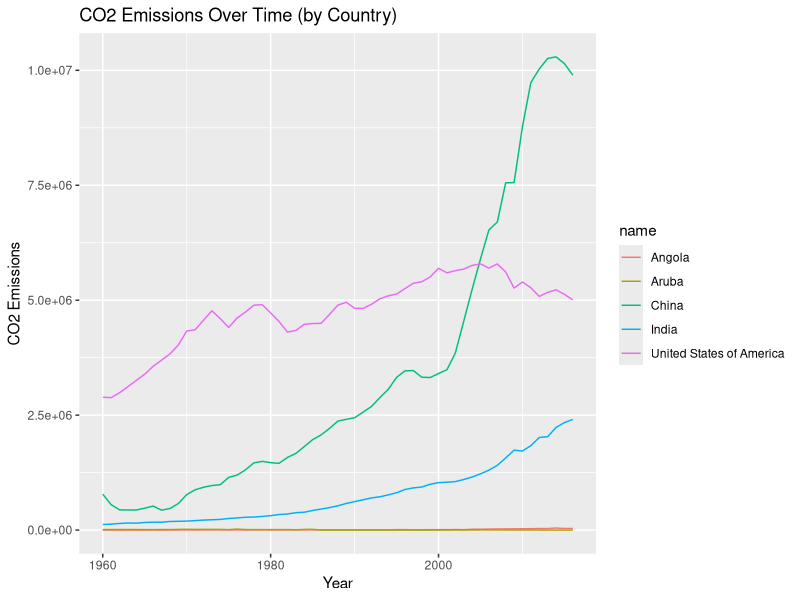
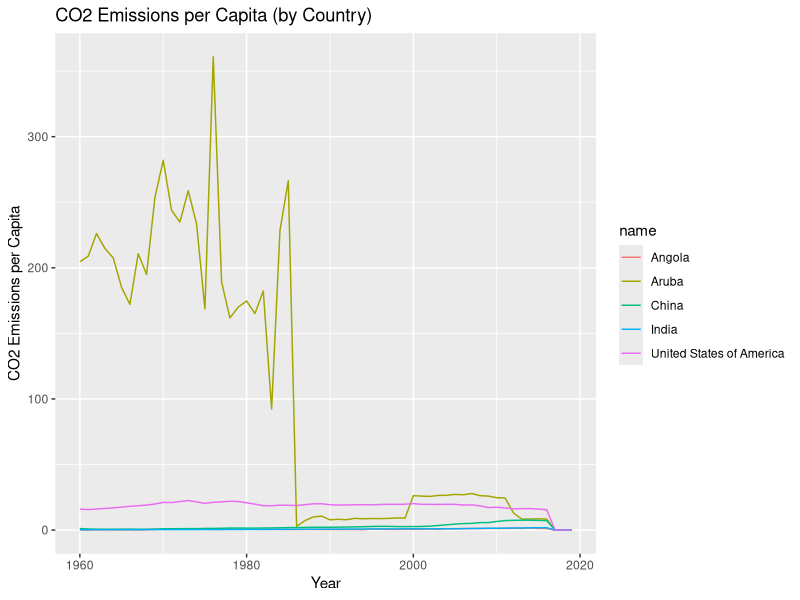
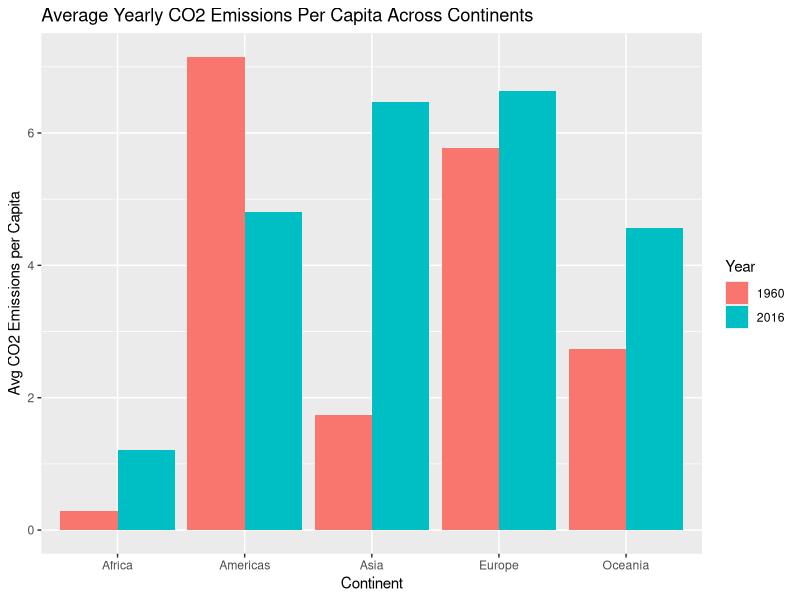
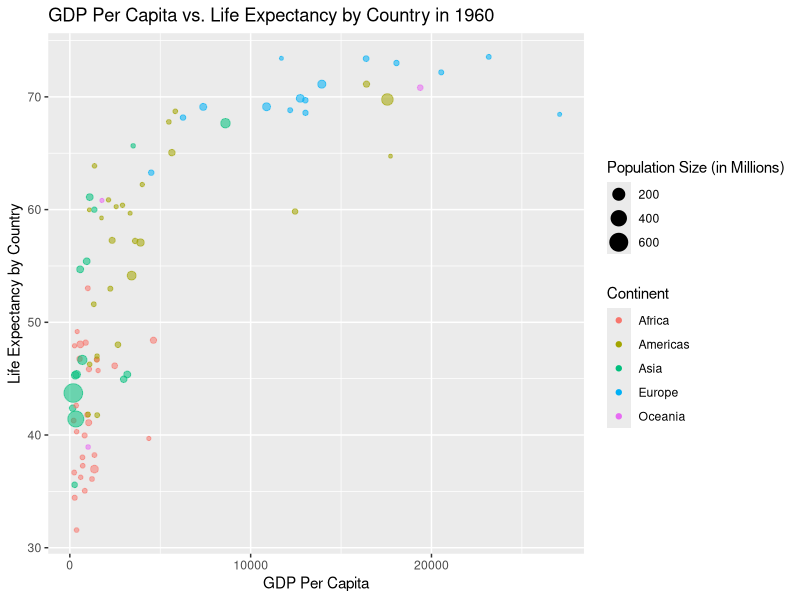
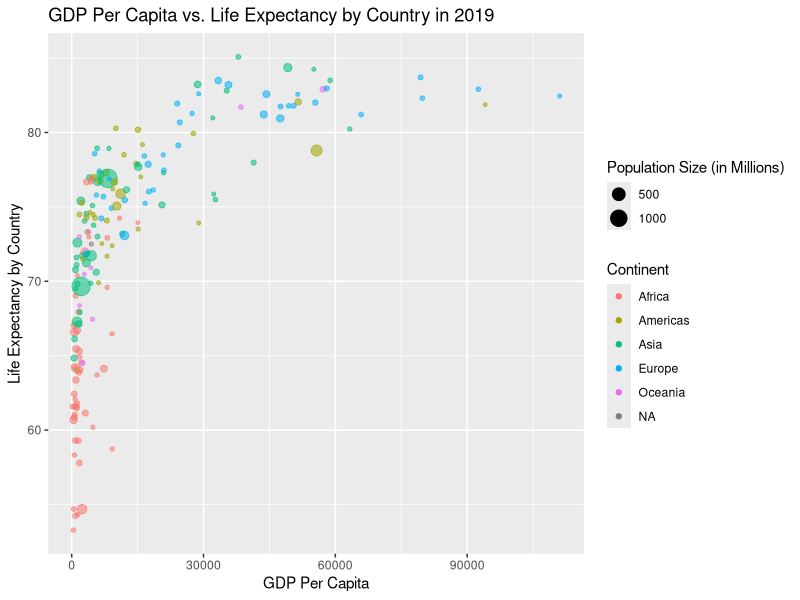
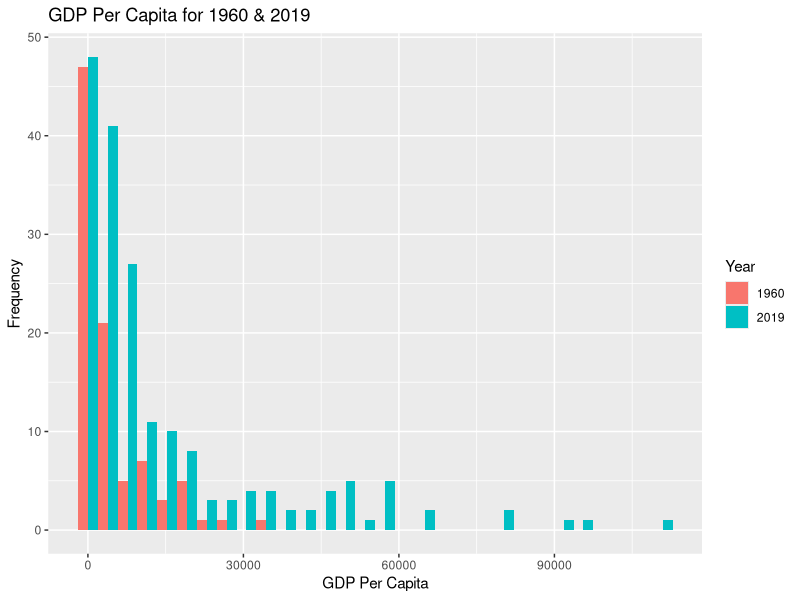

Write the R code that produced these figures, in order.
## ---- chunk 1
  library(tidyverse)
  library(readr)
  library(ggplot2)
  library(dplyr)
  file <- read_delim("gapminder.csv")
## ---- chunk 2
  file %>%
    dim()
## ---- chunk 3
  file %>%
    sample_n(5)
## ---- chunk 4
file %>%
  summarize(uniqueByIso3 = n_distinct(iso3), uniqueByIso2 = n_distinct(iso2), 
            uniqueByName = n_distinct(name))
## ---- chunk 5
file %>%
  group_by(iso2)  %>%
  summarize(num = n_distinct(name)) %>%
  arrange(desc(num))
## ---- chunk 6
file %>%
  group_by(name)  %>%
  summarize(num = n_distinct(iso3)) %>%
  arrange(desc(num))
## ---- chunk 7
  file %>%
    filter(!is.na(time)) %>%
    summarize(minYear = min(time), maxYear = max(time))
## ---- chunk 8
missingCO2 <- file %>%
  group_by(time) %>%
  summarize(total = sum(is.na(co2))) %>%
  arrange(rank(desc(total)))

missingCO2 %>%
  top_n(10)
## ---- chunk 9
missingCO2_PC <- file %>%
  group_by(time) %>%
  summarize(total = sum(is.na(co2_PC))) %>%
  arrange(rank(desc(total)))

missingCO2_PC %>%
  top_n(10)
## ---- chunk 10
overtime <- file %>%
  filter(name == "China" | name == "India" | name == "United States of America" | name == "Aruba" | name == "Angola", !is.na(co2), !is.na(name)) %>%
  select(name, time, co2) %>%
  group_by(time) 
  
ggplot(overtime, aes(x = time, y = co2, col = name)) +
  geom_line() +
  xlab("Year") + 
  ylab("CO2 Emissions") +
  ggtitle("CO2 Emissions Over Time (by Country)")
## ---- chunk 11
by_country <- file %>%
  filter(name == "China" | name == "India" | name == "United States of America" | name == "Aruba" | name == "Angola") %>%
  group_by(name, time) %>%
  summarize(co2_pc = sum(co2_PC, na.rm=TRUE))

ggplot(by_country, aes(x = time, y = co2_pc, col = name)) +
    geom_line() +
    xlab("Year") + 
    ylab("CO2 Emissions per Capita") +
    ggtitle("CO2 Emissions per Capita (by Country)")
## ---- chunk 12
file %>%
  filter(time %in% c(1960, 2016), !is.na(region), !is.na(co2_PC)) %>%
  group_by(time, region) %>%
  summarize(avgCO2_PC = mean(co2_PC))
## ---- chunk 13
file %>%
  filter(time %in% c(1960, 2016), !is.na(region), !is.na(co2_PC)) %>%
  group_by(time, region) %>%
  summarize(avgCO2_PC = mean(co2_PC)) %>%
  ggplot(aes(x = region, y = avgCO2_PC, fill=factor(time))) +
  geom_col(position = "dodge") +
    labs(title = "Average Yearly CO2 Emissions Per Capita Across Continents", 
         x = "Continent", y = "Avg CO2 Emissions per Capita") + 
    scale_fill_discrete(name = "Year")
## ---- chunk 14
file %>%
  filter(!is.na(co2_PC), !is.na(name),!is.na(region), time == "2016") %>%
  group_by(region, name) %>%
  summarize(avg_CO2 = mean(co2_PC)) %>%
  arrange(rank(desc(region))) %>%
  group_by(region) %>%
  select(region, name, avg_CO2) %>%
  top_n(3) 
## ---- chunk 15
file %>%
  filter(!is.na(co2_PC), !is.na(name),!is.na(region), time == "2016") %>%
  group_by(region, name) %>%
  summarize(avg_CO2 = mean(co2_PC)) %>%
  arrange(rank(desc(region))) %>%
  group_by(region) %>%
  select(region, name, avg_CO2) %>%
  top_n(-3) 

## ---- chunk 16
variables <- file %>%
  filter(time == 1960, !is.na(GDP_PC), !is.na(lifeExpectancy)) %>%
  group_by(GDP_PC, lifeExpectancy) %>% 
  summarize(x = GDP_PC, y = lifeExpectancy, z = region, a = totalPopulation/1000000) 

ggplot(variables, aes(x = GDP_PC, y = lifeExpectancy)) +
   geom_point(aes(color = z, size = a, alpha = 0.5)) +
  labs(title = "GDP Per Capita vs. Life Expectancy by Country in 1960", 
         x = "GDP Per Capita", y = "Life Expectancy by Country") +
         guides(color = guide_legend(title = "Continent"), size = guide_legend(title = "Population Size (in Millions)"), alpha = "none")
## ---- chunk 17
variables <- file %>%
  filter(time == 2019, !is.na(GDP_PC), !is.na(lifeExpectancy)) %>%
  group_by(GDP_PC, lifeExpectancy) %>% 
  summarize(x = GDP_PC, y = lifeExpectancy, z = region, a = totalPopulation/1000000) 

ggplot(variables, aes(x = GDP_PC, y = lifeExpectancy)) +
   geom_point(aes(color = z, size = a, alpha = 0.5)) +
  labs(title = "GDP Per Capita vs. Life Expectancy by Country in 2019", 
         x = "GDP Per Capita", y = "Life Expectancy by Country") +
         guides(color = guide_legend(title = "Continent"), size = guide_legend(title = "Population Size (in Millions)"), alpha = "none")
## ---- chunk 18
file %>%
  group_by(region) %>%
  filter(time == 1960, !is.na(lifeExpectancy), !is.na(region)) %>%
  summarize(avg_lifeExpectancy = mean(lifeExpectancy))
## ---- chunk 19
file %>%
  group_by(region) %>%
  filter(time == 2019, !is.na(lifeExpectancy), !is.na(region)) %>%
  summarize(avg_lifeExpectancy = mean(lifeExpectancy))
## ---- chunk 20
file %>%
  group_by(region, time) %>%
  filter(!is.na(lifeExpectancy), !is.na(region), time == 1960 | time == 2019) %>%  
  summarize(avgLE = mean(lifeExpectancy)) %>%
  mutate(prev = lag(avgLE, default = 0, order_by = region), growth = avgLE - prev) 
## ---- chunk 21
hist <- file %>%
  filter(time == 1960 | time == 2019, !is.na(GDP_PC))

ggplot(hist, aes(x=GDP_PC, fill = as.factor(time)))+
  geom_histogram(position='dodge') +
  guides(fill = guide_legend(title = "Year")) +
  ggtitle("GDP Per Capita for 1960 & 2019") +
  labs(x = "GDP Per Capita", y = "Frequency")
## ---- chunk 22
rank1 <- file %>%
  select(name, time, lifeExpectancy) %>%
  filter(time == 1960, !is.na(lifeExpectancy), name != "") %>%
  arrange(rank(desc(lifeExpectancy))) %>%
  summarize(US_Rank = which(name == "United States of America"))
## ---- chunk 23
rank2 <- file %>%
  select(name, time, lifeExpectancy) %>%
  filter(time == 2019, !is.na(lifeExpectancy), name != "") %>%
  arrange(rank(desc(lifeExpectancy))) %>%
  summarize(US_Rank = which(name == "United States of America"))
## ---- chunk 24
file %>%
  filter(time == 1960, !is.na(lifeExpectancy), name != "") %>%
  summarize(numCountries = n_distinct(name), rank = rank1/numCountries)
## ---- chunk 25
file %>%
  filter(time == 2019, !is.na(lifeExpectancy), name != "") %>%
  summarize(numCountries = n_distinct(name), rank = rank1/numCountries)
